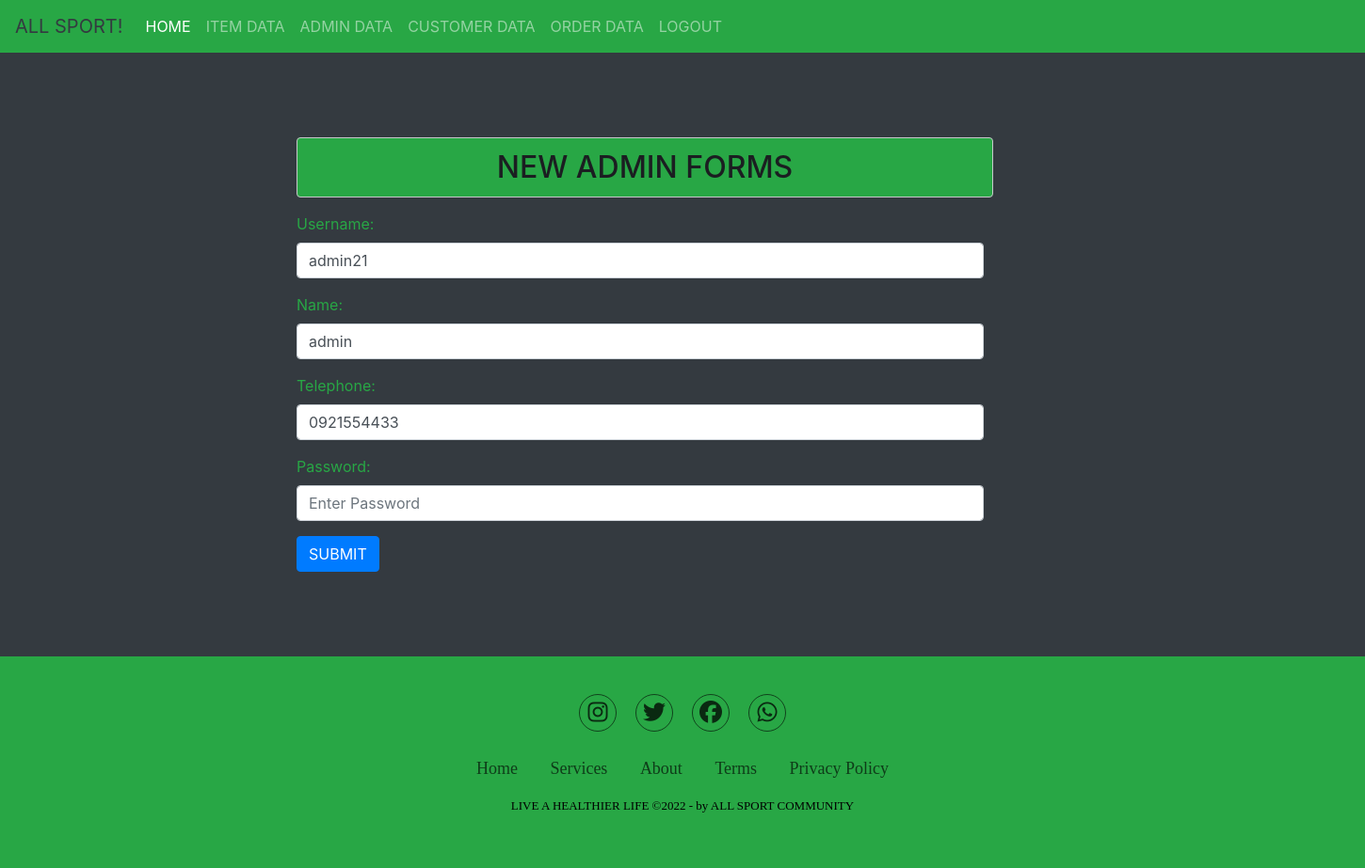
The app's page /update_admin.php?id=18 (signed in) with its own data.
### tables this page shows
CREATE TABLE `users` (
  `id_users` int(11) NOT NULL,
  `username` varchar(50) NOT NULL,
  `nama` varchar(30) NOT NULL,
  `no_hp` varchar(15) NOT NULL,
  `password` varchar(255) NOT NULL
);

### update_admin.php (the view, shortened to what this page needs)
<?php
  include('koneksi.php');
?>
<!DOCTYPE html>
<html lang="en">
<head>
  <link rel="stylesheet" href="https://cdn.jsdelivr.net/npm/bootstrap@4.0.0/dist/css/bootstrap.min.css">
  <link rel="stylesheet" href="style.css">
  <link rel="stylesheet" href="forms1.css">
  <link rel="stylesheet" href="https://cdnjs.cloudflare.com/ajax/libs/font-awesome/6.2.0/css/all.min.css" />
  <link href="//netdna.bootstrapcdn.com/font-awesome/3.2.1/css/font-awesome.css" rel="stylesheet">
</head>
<body>
  <nav class="navbar navbar-expand-lg navbar-dark bg-success">
    <a class="navbar-brand text-dark" href="#">ALL SPORT!</a>
    <div class="collapse navbar-collapse" id="navbarSupportedContent">
      <ul class="navbar-nav mr-auto">
        <li class="nav-item active">
          <a class="nav-link" href="home.php">HOME <span class="sr-only">(current)</span></a>
        </li>
        <li class="nav-item">
            <a class="nav-link" href="tampilan_barang.php">ITEM DATA</a>
        </li>
        <li class="nav-item">
          <a class="nav-link" href="data_admin.php">ADMIN DATA</a>
        </li>
        <li class="nav-item">
          <a class="nav-link" href="data_pembeli.php">CUSTOMER DATA</a>
        </li>
        <li class="nav-item">
            <a class="nav-link" href="data_pesanan.php">ORDER DATA</a>
        </li>
        <li class="nav-item">
          <a class="nav-link" href="logout.php">LOGOUT</a>
        </li>
      </ul>
    </div>
  </nav>
  <div class="container" style="margin: 90px 300px;">
        <h2 class="alert alert-dark text-center mt-5 col-md-8" style="background-color: #28a745">NEW ADMIN FORMS</h2>
        <form action="" method="POST" enctype="multipart/form-data">
        <?php
            $tampil = mysqli_query($koneksi, "SELECT * FROM users WHERE id_users = '" . $_GET['id'] . "'");
            if (mysqli_num_rows($tampil) > 0) {
                while ($row = mysqli_fetch_array($tampil)) {
        ?>
             <div class="form-group">
                <div class="row">
                    <div class="col-md-8 text-success">
                        <label for="username">Username:</label>
                        <input type="text" name="username" value="<?php echo $row['username']; ?>" class="form-control" placeholder="Enter Username">
                    </div>
                </div>
            </div>
            <div class="form-group">
                <div class="row">
                    <div class="col-md-8 text-success">
                        <label for="nama">Name:</label>
                        <input type="text" name="nama" value="<?php echo $row['nama']; ?>" class="form-control" placeholder="Enter Name">
                    </div>
                </div>
            </div>
            <div class="form-group">
                <div class="row">
                    <div class="col-md-8 text-success">
                        <label for="no_hp">Telephone:</label>
                        <input type="text" name="no_hp" value="<?php echo $row['no_hp']; ?>" class="form-control" placeholder="Enter Telephone Number">
                    </div>
                </div>
            </div>
            <div class="form-group">
                <div class="row">
                    <div class="col-md-8 text-success">
                        <label for="password">Password:</label>
                        <input type="password" name="password" class="form-control" placeholder="Enter Password">
                    </div>
                </div>
            </div>
        <?php
            }
        }
        ?>
            <button type="submit" name="submit"  class="btn btn-primary">SUBMIT</button>
        </form>
   </div>
  <section class="footer" style="background-color: #28a745">
    <div class="social">
    <a href="https://www.instagram.com/metanocrzrt_/"><i class="fab fa-instagram"></i></a>
    <a href="https://twitter.com/jokowi"><i class="fab fa-twitter"></i></a>
    <a href="https://id-id.facebook.com/Jokowi/"><i class="fab fa-facebook"></i></a>
    <a href="https://wa.me/6282150808102"> <i class="fab fa-whatsapp"></i> </a>
    </div>
    <ul class="list">
      <li>
        <a href="#">Home</a>
      </li>
      <li>
        <a href="#">Services</a>
      </li>
      <li>
        <a href="#">About</a>
      </li>
      <li>
        <a href="#">Terms</a>
      </li>
      <li>
        <a href="#">Privacy Policy</a>
      </li>
    </ul>
    <p class="copyright">
      LIVE A HEALTHIER LIFE &copy;2022 - by ALL SPORT COMMUNITY
    </p>
  </section>
</body>
</html>

### style.css (style rules this page uses)
* { box-sizing: border-box; margin: 0; padding: 0; }
body { background-color: white; color: black; }
.navbar { margin-bottom: 25px; }
.text-center { background-color:#28a745; }
.footer { font-family:'Sege UI'; font-weight: 400; background-color:#28a745; padding: 40px 0; }
.footer .social { text-align: center; padding-bottom: 25px; color: #000000; }
.footer .social a { font-size: 24px; color: inherit; border: 1px solid rgba(0, 0, 0, 0.8); width: 40px; height: 40px; line-height: 38px; display: inline-block; text-align: center; border-radius: 50%; margin: 0 8px; opacity: 0.75; }
.footer ul { margin-top:0; padding: 0; list-style: none; font-size: 18px; line-height: 1.6; margin-bottom: 0; text-align: center; }
.footer ul li a { color:rgba(0, 0, 0, 0.8) ; text-decoration: none; opacity: 0.8; }
.footer ul li { display: inline-block; padding: 0 15px; }
.footer .copyright { margin-top: 15px; text-align: center; font-size: 13px; color: #000000; }

### forms1.css (style rules this page uses)
body { background-color: #343a40; }
.container { margin: 90px 300px; }

### records on screen
users: username "admin21", nama "admin", no_hp "0921554433"
